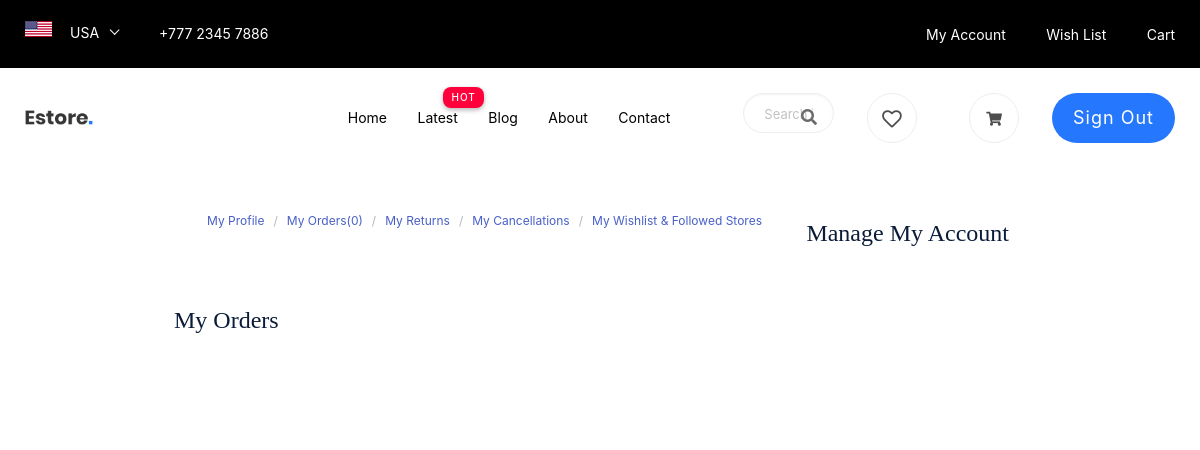
Before: /order/history (signed in) with the older database file.
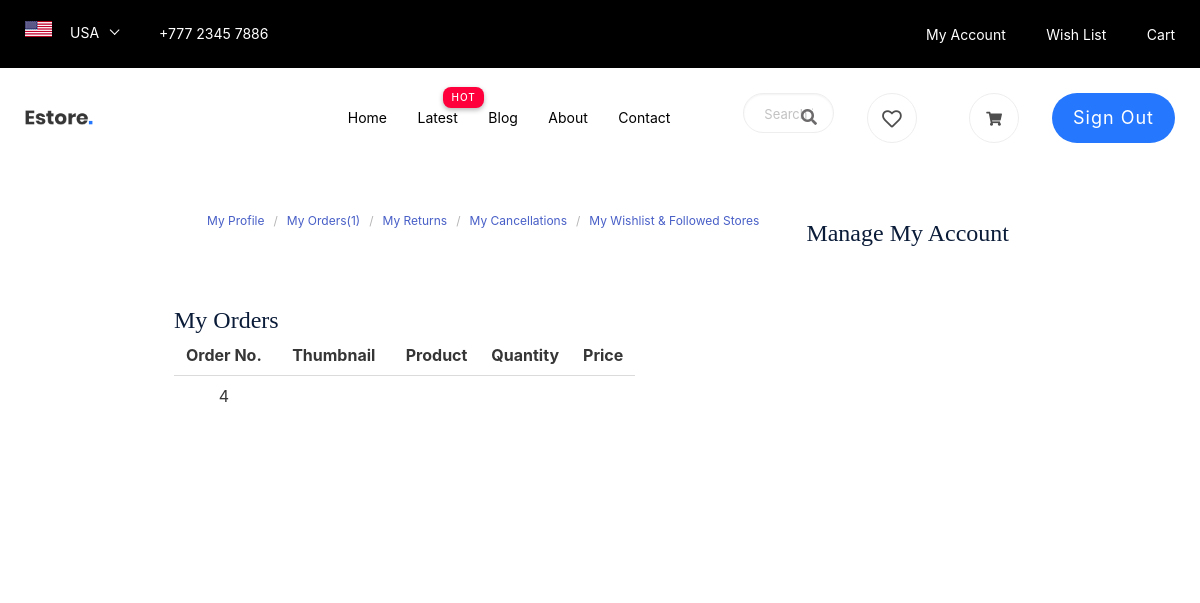
After: the same page with the newer database file.
### order/models.py (models this page shows, shortened)
class OrderItem(models.Model):
    product = models.ForeignKey(Product, on_delete=models.CASCADE, null=True)
    order = models.ForeignKey(Order, on_delete=models.CASCADE)
    customer = models.ForeignKey(Customer, on_delete=models.CASCADE, null=True)
    vendor = models.ForeignKey(Vendor, on_delete=models.CASCADE, null=True)
    quantity = models.IntegerField(default=0, null=True, blank=True)
    price = models.DecimalField(max_digits=6, decimal_places=2)

### order/views.py (the view)
# urls.py: path('history', views.customerOrderHistory, name='customer_order_history'),
@customer_required
@cache_page(60 * 2)
def customerOrderHistory(request):
    orders = Order.objects.filter(customer=request.user.customer).order_by('-id')
    order_items = OrderItem.objects.filter(order__customer=request.user.customer).order_by('-id')
    return render(request, 'order/order_history.html', {'orders': orders, 'order_items': order_items})

### cart/context_processors.py (called while the page is built)
def cart(request):
    return {'cart': Cart(request)}

### order/templates/order/order_history.html (shortened to what this page needs)
{% extends 'core/_base.html' %}
{% load static %}
{% block body %}
<link
  href="https://unpkg.com/tailwindcss@^2/dist/tailwind.min.css"
  rel="stylesheet"
/>
<link
  rel="stylesheet"
  href="https://cdn.jsdelivr.net/npm/bulma@0.9.3/css/bulma.min.css"
/>
<section class="bg-white">
  <div class="container mx-auto flex items-center flex-wrap pt-4 pb-12">
    <nav id="store" class="w-full z-30 top-0 px-6 py-1">
      <div
        class="
          w-full
          container
          mx-auto
          flex flex-wrap
          items-center
          justify-between
          mt-0
          px-2
          py-3
        "
      >
        <nav class="breadcrumb is-small bg-white" aria-label="breadcrumbs">
          <ul>
            <li><a href="{% url 'customer_profile' %}">My Profile</a></li>
            <li><a href="{% url 'order:customer_order_history' %}">My Orders({{order_items.count}})</a></li>
            <li><a href="{% url 'order:customer_returns' %}">My Returns</a></li>
            <li><a href="{% url 'order:customer_cancellation' %}">My Cancellations</a></li>
            <li><a href="{% url 'customer_wishlist_and_followed_store' %}">My Wishlist & Followed Stores</a>
            </li>
          </ul>
        </nav>
          <h3 class="is-size-4 has-text-weight-medium has-text-left-mobile has-text-left">Manage My Account</h3>
      </div>
    </nav>
    <div class="card-content">
        <div class="container">
        <h3 class="is-size-4 has-text-weight-medium">My Orders</h3>
        <table class="table has-text-centered">
          <tr class="th">
          {% for item in order_items %}
              <th>Order No.</th>
              <th>Thumbnail</th>
              <th>Product</th>
              <th>Quantity</th>
              <th>Price</th>
          </tr>
          <tr>
              <td>{{ item.id }}</td>
              <td>
               <figure class="container-fluid image is-96x96">
              </figure>
              </td>
              <td>{{ item.product_title|title }}</td>
              <td>{{ item.product_quantity }}</td>
              <td>{{ item.product_price |floatformat:2 }}</td>
          </tr>
          {% endfor %}
        </table>
      </div>
    </div>
    </div>
</section>
{% endblock body %}

### core/templates/core/_base.html (shortened to what this page needs)
<!doctype html>
{% load static %}
<html class="no-js" lang="zxx">
    <head>
        <link rel="stylesheet" href="{% static 'assets/css/bootstrap.min.css' %}">
        <link rel="stylesheet" href="{% static 'assets/css/owl.carousel.min.css' %}">
        <link rel="stylesheet" href="{% static 'assets/css/flaticon.css' %}">
        <link rel="stylesheet" href="{% static 'assets/css/slicknav.css' %}">
        <link rel="stylesheet" href="{% static 'assets/css/animate.min.css' %}">
        <link rel="stylesheet" href="{% static 'assets/css/magnific-popup.css' %}">
        <link rel="stylesheet" href="{% static 'assets/css/fontawesome-all.min.css' %}">
        <link rel="stylesheet" href="{% static 'assets/css/themify-icons.css' %}">
        <link rel="stylesheet" href="{% static 'assets/css/slick.css' %}">
        <link rel="stylesheet" href="{% static 'assets/css/nice-select.css' %}">
        <link rel="stylesheet" href="{% static 'assets/css/style.css' %}">
        <link rel="stylesheet" href="https://unpkg.com/@trevoreyre/autocomplete-js/dist/style.css" />
   </head>
   <body>
    <header>
       <div class="header-area">
            <div class="main-header ">
                <div class="header-top top-bg d-none d-lg-block">
                   <div class="container-fluid">
                       <div class="col-xl-12">
                            <div class="row d-flex justify-content-between align-items-center">
                                <div class="header-info-left d-flex">
                                    <div class="flag">
                                        <img src="{% static 'assets/img/icon/header_icon.png' %}" alt="">
                                    </div>
                                    <div class="select-this">
                                    </div>
                                    <ul class="contact-now">
                                        <li>+777 2345 7886</li>
                                    </ul>
                                </div>
                                <div class="header-info-right">
                                   <ul>
                                        {% if request.user.is_authenticated %}
                                       <li><a href="{% url 'customer_profile' %}">My Account </a></li>
                                       <li><a href="{% url 'product_wishlist' %}">Wish List</a></li>
                                       <li><a href="{% url 'cart:cart_list' %}">Cart</a></li>
                                       {% else %}
                                       <li><a href="{% url 'vendor:vendor_sign_up' %}">Sell On Lomofy</a></li>
                                       {% endif %}
                                   </ul>
                                </div>
                            </div>
                       </div>
                   </div>
                </div>
               <div class="header-bottom  header-sticky">
                    <div class="container-fluid">
                        <div class="row align-items-center">
                            <div class="col-xl-1 col-lg-1 col-md-1 col-sm-3">
                                <div class="logo">
                                  <a href="{% url 'home' %}"><img src="{% static 'assets/img/logo/logo.png' %}" alt=""></a>
                                </div>
                            </div>
                            <div class="col-xl-6 col-lg-8 col-md-7 col-sm-5">
                                <div class="main-menu f-right d-none d-lg-block">
                                    <nav>
                                        <ul id="navigation">
                                            <li><a href="{% url 'home' %}">Home</a></li>
                                            <li class="hot"><a href="#">Latest</a>
                                            </li>
                                            <li><a href="{% url 'blog:blog_view' %}">Blog</a></li>
                                            <li><a href="{% url 'about' %}">About</a></li>
                                            <li><a href="{% url 'contact' %}">Contact</a></li>
                                        </ul>
                                    </nav>
                                </div>
                            </div>
                            <div class="col-xl-5 col-lg-3 col-md-3 col-sm-3 fix-card">
                                <ul class="header-right f-right d-none d-lg-block d-flex justify-content-between">
                                    <li class="d-none d-xl-block">
                                        <div class="form-box f-right ">
                                            <form method="get" action="{% url 'search' %}">
                                            <div id="autocomplete" class="autocomplete">
                                                <input name="query" class="input is-link" placeholder="Search in Lomofy"
                                                    aria-label="Search in Lomofy"
                                                >
                                                <div class="search-icon">
                                                    <i class="fas fa-search special-tag"></i>
                                                </div>
                                            </div>
                                            </form>
                                        </div>
                                    </li>
                                    <li class=" d-none d-xl-block">
                                        <div class="favorit-items">
                                            <a href="{% url 'product_wishlist' %}"><i class="far fa-heart">
                                            </a></i>
                                        </div>
                                    </li>
                                    <li>
                                        <div class="shopping-card">
                                            <a href="{% url 'cart:cart_list' %}"><i class="fas fa-shopping-cart"></i></a>
                                        </div>
                                    </li>
                                    {% if request.user.is_authenticated %}
                                     <li class="d-none d-lg-block">
                                     <a href="{% url 'customer_sign_out' %}" class="btn header-btn">Sign Out</a></li>
                                    {% else %}
                                    <li class="d-none d-lg-block"> <a href="{% url 'customer_sign_in' %}" class="btn header-btn">Sign in</a></li>
                                   {% endif %}
                                </ul>
                            </div>
                            <div class="col-12">
                            </div>
                        </div>
                    </div>
               </div>
            </div>
       </div>
    </header>
    {% block body %}
    {% endblock body %}
    </body>
</html>

Changed rows visible on the page:
added OrderItem: id "4"
Other visible differences:
{{ order_items.count }}: "0" → "1"
